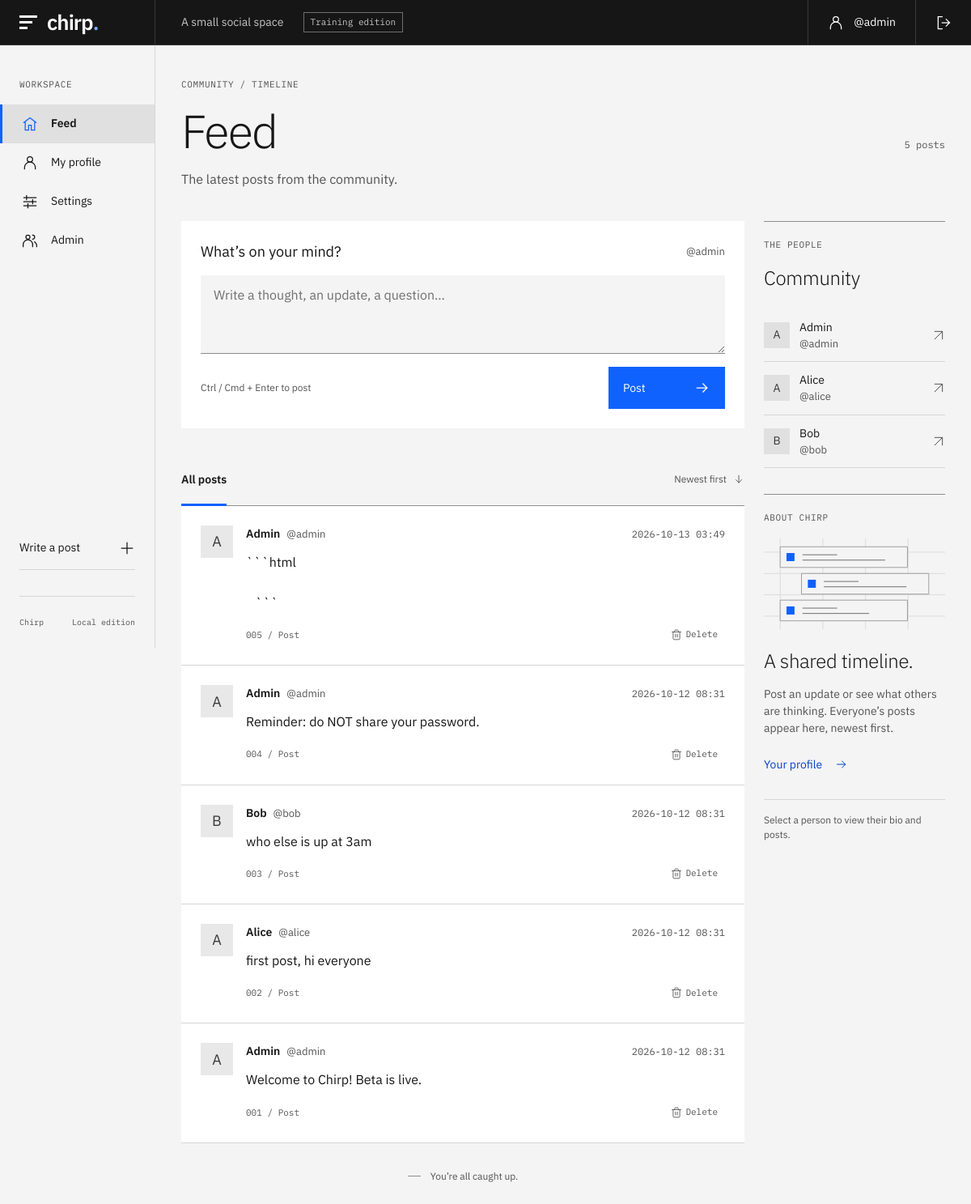
The page / (signed in) on the database its author committed.
### tables this page shows
CREATE TABLE users (
        id INTEGER PRIMARY KEY AUTOINCREMENT,
        username TEXT UNIQUE NOT NULL,
        password TEXT NOT NULL,      -- stored in plaintext (part of the lesson)
        email TEXT,
        bio TEXT
    );

CREATE TABLE tweets (
        id INTEGER PRIMARY KEY AUTOINCREMENT,
        user_id INTEGER NOT NULL,
        body TEXT NOT NULL,
        created TEXT DEFAULT CURRENT_TIMESTAMP
    );

### app.py (the view)
@app.route("/")
def index():
    db = get_db()
    tweets = db.execute(
        """SELECT tweets.id, tweets.body, tweets.created, users.username
           FROM tweets JOIN users ON tweets.user_id = users.id
           ORDER BY tweets.id DESC"""
    ).fetchall()
    members = db.execute(
        "SELECT username FROM users ORDER BY username LIMIT 6"
    ).fetchall()
    return render_template(
        "index.html", tweets=tweets, members=members, user=current_user()
    )

### app.py (called while the page is built)
def get_db():
    if "db" not in g:
        g.db = sqlite3.connect(DB_PATH)
        g.db.row_factory = sqlite3.Row
    return g.db

def b64url_decode(s: str) -> bytes:
    pad = "=" * (-len(s) % 4)
    return base64.urlsafe_b64decode(s + pad)

def verify_token(token: str):
    try:
        h_b64, p_b64, sig_b64 = token.split(".")
        header = json.loads(b64url_decode(h_b64))
        payload = json.loads(b64url_decode(p_b64))
        if header.get("alg") == "none":
            return payload.get("user")  # <-- no signature check
        expected = hmac.new(
            SECRET, f"{h_b64}.{p_b64}".encode(), hashlib.sha256
        ).digest()
        if hmac.compare_digest(expected, b64url_decode(sig_b64)):
            return payload.get("user")
    except Exception:
        return None
    return None

def current_user():
    token = request.cookies.get("session")
    if not token:
        return None
    username = verify_token(token)
    if not username:
        return None
    db = get_db()
    return db.execute(
        "SELECT * FROM users WHERE username = ?", (username,)
    ).fetchone()

### templates/index.html (shortened to what this page needs)
{% extends "base.html" %}
{% from "components.html" import icon, post %}
{% block content %}
  <div class="page-heading">
    <p class="eyebrow">COMMUNITY / TIMELINE</p>
    <div class="heading-line"><h1>Feed</h1><span class="heading-count">{{ tweets | length }} {{ 'post' if tweets | length == 1 else 'posts' }}</span></div>
    <p class="page-description">The latest posts from the community.</p>
  </div>
  <div class="content-grid">
    <section class="feed-column" aria-label="Community feed">
      {% if user %}
        <form class="composer" id="compose" method="post" action="/tweet" data-pending="Posting…" data-shortcut>
          <div class="composer-label"><label for="post-body">What’s on your mind?</label><span class="handle">@{{ user['username'] }}</span></div>
          <textarea id="post-body" name="body" rows="3" placeholder="Write a thought, an update, a question…"></textarea>
          <div class="composer-footer"><span>Ctrl / Cmd + Enter to post</span><button type="submit" class="button">Post {{ icon('arrow') }}</button></div>
        </form>
      {% else %}
        <div class="join-panel" id="compose"><div><h2>Have something to share?</h2><p>Sign in to add your voice to the feed.</p></div><a class="button" href="/login">Sign in to post {{ icon('arrow') }}</a></div>
      {% endif %}
      <div class="feed-toolbar"><h2>All posts</h2><span>Newest first {{ icon('arrow') }}</span></div>
      <div class="post-list">
        {% for t in tweets %}{{ post(t, user) }}{% else %}<div class="empty-state"><h2>The conversation starts here.</h2><p>No posts yet. Share the first thought.</p></div>{% endfor %}
      </div>
      <div class="feed-end"><span class="end-mark" aria-hidden="true"></span>You’re all caught up.</div>
    </section>
    <aside class="context-rail" aria-label="About the community">
      <section class="rail-section"><p class="eyebrow">THE PEOPLE</p><h2>Community</h2><div class="member-list">{% for member in members %}<a class="member" href="{{ url_for('profile', username=member['username']) }}"><span class="avatar avatar-small">{{ member['username'][0] | upper }}</span><span><strong>{{ member['username'] | capitalize }}</strong><span class="handle">@{{ member['username'] }}</span></span>{{ icon('external') }}</a>{% else %}<p class="muted">No members yet.</p>{% endfor %}</div></section>
      <section class="rail-section about-section"><p class="eyebrow">ABOUT CHIRP</p><img class="timeline-graphic" src="{{ url_for('static', filename='timeline.svg') }}" alt="" width="272" height="136"><h2>A shared timeline.</h2><p>Post an update or see what others are thinking. Everyone’s posts appear here, newest first.</p><a class="text-link" href="{% if user %}{{ url_for('profile', username=user['username']) }}{% else %}/login{% endif %}">{% if user %}Your profile{% else %}Join the conversation{% endif %} {{ icon('arrow') }}</a></section>
      <div class="rail-footer">Select a person to view their bio and posts.</div>
    </aside>
  </div>
{% endblock %}

### templates/base.html (shortened to what this page needs)
{% from "components.html" import icon %}
<!doctype html>
<html lang="en">
<head>
  <link rel="stylesheet" href="{{ url_for('static', filename='style.css') }}">
</head>
<body>
  <header class="shell-header">
    <a class="brand" href="/" aria-label="Chirp home"><span class="brand-mark" aria-hidden="true"><i></i><i></i><i></i></span>chirp<span class="brand-period">.</span></a>
    <span class="header-description">A small social space</span>
    <span class="edition-label {% if config.get('CHIRP_FIXED') %}edition-fixed{% endif %}">{% if config.get('CHIRP_FIXED') %}Fixed edition{% else %}Training edition{% endif %}</span>
    <div class="header-account">
      {% if user %}
        <a href="{{ url_for('profile', username=user['username']) }}">{{ icon('user') }}<span>@{{ user['username'] }}</span></a>
        {% if config.get('CHIRP_FIXED') %}
          <form class="header-signout-form" method="post" action="/logout">
            <input type="hidden" name="csrf_token" value="{{ csrf_token() }}">
            <button class="header-signout" type="submit" aria-label="Sign out">{{ icon('logout') }}</button>
          </form>
        {% else %}<a class="header-signout" href="/logout" aria-label="Sign out">{{ icon('logout') }}</a>{% endif %}
      {% else %}
        <a href="/login">Sign in {{ icon('arrow') }}</a>
      {% endif %}
    </div>
  </header>
  <div class="app-shell">
    <aside class="sidebar">
      <div class="nav-label">WORKSPACE</div>
      <nav class="side-nav" aria-label="Main navigation">
        <a href="/" {% if request.endpoint == 'index' %}aria-current="page"{% endif %}>{{ icon('home') }}<span>Feed</span></a>
        {% if user %}
          <a href="{{ url_for('profile', username=user['username']) }}" {% if request.endpoint == 'profile' and profile_user['username'] == user['username'] %}aria-current="page"{% endif %}>{{ icon('user') }}<span>My profile</span></a>
          <a href="/settings" {% if request.endpoint == 'settings' %}aria-current="page"{% endif %}>{{ icon('settings') }}<span>Settings</span></a>
          {% if user['username'] == 'admin' %}<a href="/admin" {% if request.endpoint == 'admin' %}aria-current="page"{% endif %}>{{ icon('users') }}<span>Admin</span></a>{% endif %}
        {% else %}
          <a href="/login" {% if request.endpoint == 'login' %}aria-current="page"{% endif %}>{{ icon('user') }}<span>Sign in</span></a>
        {% endif %}
      </nav>
      <div class="sidebar-bottom">
        {% if user %}<a class="sidebar-compose" href="/#compose">Write a post {{ icon('plus') }}</a>{% endif %}
        <div class="sidebar-footer"><span>Chirp</span><span>Local edition</span></div>
      </div>
    </aside>
    <main id="main" class="main-content" tabindex="-1">
      {% set notices = {'posted': 'Your post is now on the feed.', 'deleted': 'The post has been deleted.', 'saved': 'Your profile has been updated.', 'signed-in': 'You’re signed in. Welcome back.', 'signed-out': 'You’ve signed out.'} %}
      {% block content %}{% endblock %}
    </main>
  </div>
</body>
</html>

### templates/components.html (shortened to what this page needs)
{% macro icon(name) -%}
<svg class="icon" width="20" height="20" viewBox="0 0 24 24" fill="none" stroke="currentColor" stroke-width="1.5"
  stroke-linecap="square" stroke-linejoin="miter" aria-hidden="true" focusable="false">
  {% if name == 'arrow' %}
  <path d="M4 12h15M13 6l6 6-6 6" />
  {% elif name == 'home' %}
  <path d="m3 10 9-7 9 7M5 9v12h5v-7h4v7h5V9" />
  {% elif name == 'user' %}
  <circle cx="12" cy="7" r="4" />
  <path d="M4 21v-2a8 8 0 0 1 16 0v2" />
  {% elif name == 'users' %}
  <circle cx="9" cy="7" r="3" />
  <path d="M2 21v-3a7 7 0 0 1 14 0v3M16 4a3 3 0 0 1 0 6M19 14a6 6 0 0 1 3 5v2" />
  {% elif name == 'settings' %}
  <path d="M3 6h18M3 12h18M3 18h18" />
  <path d="M7 3v6M16 9v6M9 15v6" />
  {% elif name == 'logout' %}
  <path d="M10 3H4v18h6M10 12h11M16 7l5 5-5 5" />
  {% elif name == 'plus' %}
  <path d="M12 4v16M4 12h16" />
  {% elif name == 'external' %}
  <path d="M5 19 19 5M5 5h14v14" />
  {% elif name == 'check' %}
  <path d="m4 12 5 5L20 6" />
  {% elif name == 'edit' %}
  <path d="m16 3 5 5-12 12-6 1 1-6ZM13 6l5 5" />
  {% elif name == 'trash' %}
  <path d="M3 6h18M19 6v14a2 2 0 0 1-2 2H7a2 2 0 0 1-2-2V6m3 0V4a2 2 0 0 1 2-2h4a2 2 0 0 1 2 2v2" />
  <line x1="10" y1="11" x2="10" y2="17" />
  <line x1="14" y1="11" x2="14" y2="17" />
  {% endif %}
</svg>
{%- endmacro %}
{% macro post(tweet, current_user=None) -%}
<article class="post" id="post-{{ tweet['id'] }}">
  <a class="avatar" href="{{ url_for('profile', username=tweet['username']) }}"
    aria-label="View {{ tweet['username'] }}'s profile">{{ tweet['username'][0] | upper }}</a>
  <div class="post-content">
    <div class="post-meta">
      <a class="post-author" href="{{ url_for('profile', username=tweet['username']) }}">{{ tweet['username'] |
        capitalize }}<span class="handle">@{{ tweet['username'] }}</span></a>
      <time datetime="{{ tweet['created'] | replace(' ', 'T') }}Z">{{ tweet['created'][:16] }}</time>
    </div>
    <div class="post-body">{% if config.get('CHIRP_FIXED') %}{{ tweet['body'] }}{% else %}{{ tweet['body'] | safe }}{%
      endif %}</div>
    <div class="post-footer">
      <a class="post-permalink" href="{{ url_for('index') }}#post-{{ tweet['id'] }}"
        aria-label="Link to post {{ tweet['id'] }}">{{ '%03d' | format(tweet['id']) }}<span aria-hidden="true"> /
        </span>Post</a>
      {% if current_user and (current_user['username'] == tweet['username'] or current_user['username'] == 'admin') %}
      <form class="post-delete-form" method="post" action="{{ url_for('delete_tweet', tweet_id=tweet['id']) }}" onsubmit="return confirm('Delete this post?');">
        <button type="submit" class="post-delete-btn" aria-label="Delete post {{ tweet['id'] }}" title="Delete this post">
          {{ icon('trash') }}<span>Delete</span>
        </button>
      </form>
      {% endif %}
    </div>
  </div>
</article>
{%- endmacro %}

### rows shown on the page
users: username "admin", username "A", username "Admin"
tweets: created "2026-10-13 03:49", body "```html ```", id "005"
tweets: created "2026-10-12 08:31", body "Reminder: do NOT share your password.", id "004"
tweets: created "2026-10-12 08:31", body "who else is up at 3am", id "003"
users: username "B", username "Bob", username "bob"
tweets: created "2026-10-12 08:31", body "first post, hi everyone", id "002"
users: username "A", username "Alice", username "alice"
tweets: created "2026-10-12 08:31", body "Welcome to Chirp! Beta is live.", id "001"

### other values the page prints
{{ tweets | length }} "5"
{{ 'post' if tweets | length == 1 else 'posts' }} "posts"
